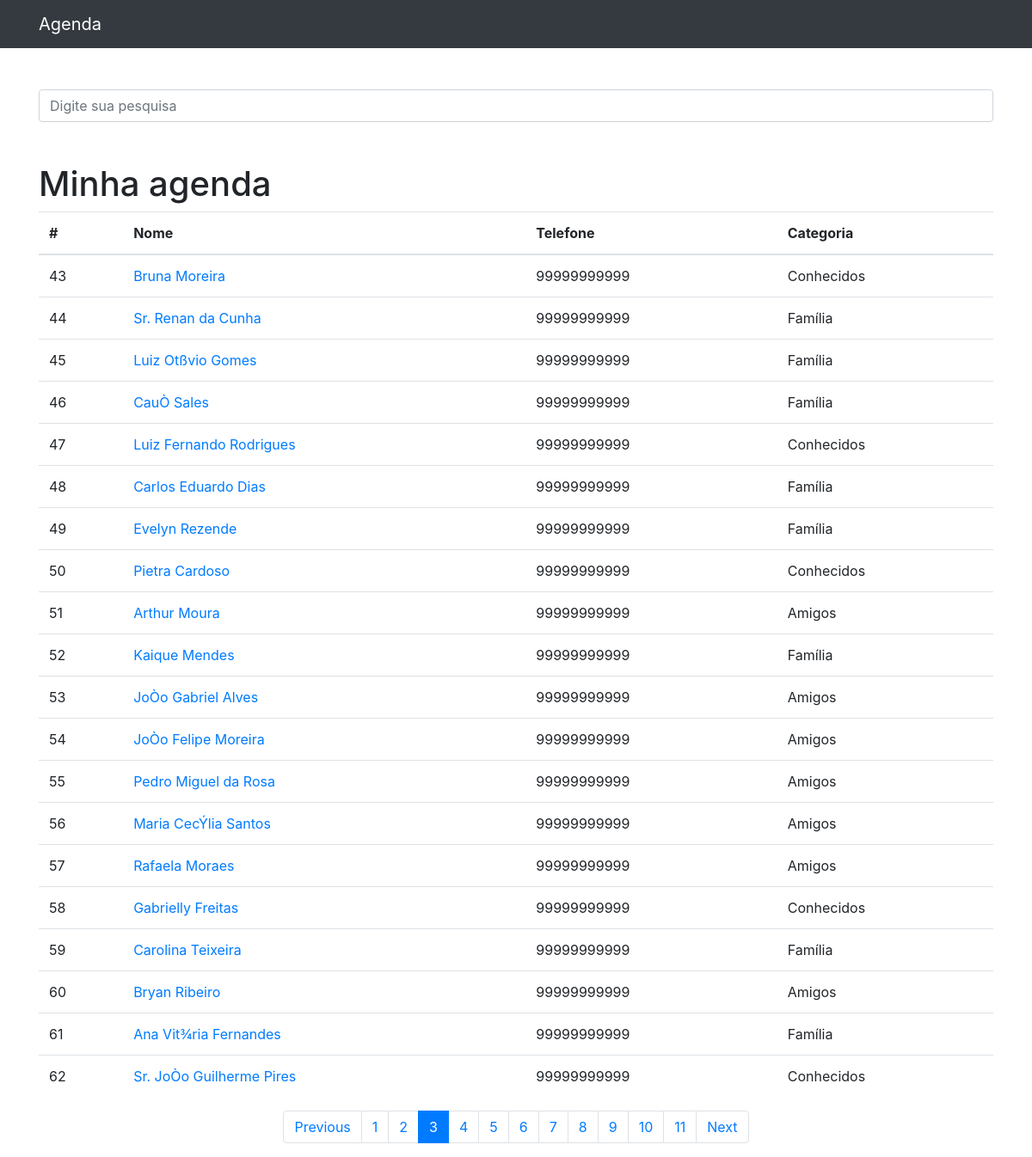
The page /?p=3&termo= on the database its author committed.
### contatos/models.py (models this page shows, shortened)
class Contato(models.Model):
    nome = models.CharField(max_length=255)
    sobrenome = models.CharField(max_length=255, blank=True)
    telefone = models.CharField(max_length=11)
    email = models.CharField(max_length=255,blank=True)
    data_criacao = models.DateTimeField(default=timezone.now)
    descricao = models.TextField(blank=True)
    categoria = models.ForeignKey(Categoria, on_delete=models.DO_NOTHING)
    mostrar = models.BooleanField(default=True)
    foto = models.ImageField(
                            blank=True,
                            upload_to='fotos/%Y/%m/%d' # cria uma pasta para cada dia em que acontecer um upload
                            )                           # posso configurar da forma que eu desejar

class Categoria(models.Model):
    nome = models.CharField(max_length=255)

### contatos/views.py (the view)
# urls.py: path('', views.index,name='index'),
def index(request):
    contatos = Contato.objects.order_by('id').filter(mostrar=True) # Filtrando contatos que tenham o campo mostrar igual a True
    paginator = Paginator(contatos,20)
    page = request.GET.get('p')
    contatos = paginator.get_page(page)
    return render(request,'contatos/index.html',{
        'contatos': contatos
    })

### contatos/templates/contatos/index.html (shortened to what this page needs)
{% extends "base.html" %}
{% block conteudo %}
  <h1 class="mt-5">Minha agenda</h1>
  <table class="table">
    <thead>
      <tr>
        <th>#</th>
        <th>Nome</th>
        <th>Telefone</th>
        <th>Categoria</th>
      </tr>
    </thead>
    <tbody>
      {% for contato in contatos %}
          <tr>
            <td>{{contato.id}}</td>
            <td>
              <a href="{% url 'ver_contato' contato.id  %}"> {{contato.nome}} {{contato.sobrenome}}</a>
            </td>
            <td>{{contato.telefone}}</td>
            <td>{{contato.categoria.nome}}</td>
          </tr>
      {% endfor %}
    </tbody>
  </table>
  <nav aria-label="Page navigation example">
    <ul class="pagination justify-content-center">
      {% if contatos.has_previous %}
        <li class="page-item">
          <a class="page-link"
            href="?p={{ contatos.previous_page_number }}&termo={{ request.GET.termo }}">Previous</a>
        </li>
      {% endif %}
      {% for pagina in contatos.paginator.page_range %}
        {% if contatos.number == pagina %}
          <li class="page-item active">
            <a class="page-link" style ="cursor: pointer;" >{{pagina}}</a>
          </li>
        {% else %}
          <li class="page-item">
            <a class="page-link" href="?p={{pagina}}&termo={{ request.GET.termo }}">{{pagina}}</a>
          </li>
        {% endif %}
      {% endfor %}
      {% if contatos.has_next %}
        <li class="page-item">
          <a class="page-link" href="?p={{ contatos.next_page_number }}&termo={{ request.GET.termo }}">Next</a>
        </li>
      {% endif %}
    </ul>
  </nav>
{% endblock conteudo %}

### rows shown on the page
Contato: id "43", nome "Bruna", sobrenome "Moreira", telefone "99999999999", categoria.nome "Conhecidos"
Contato: id "44", nome "Sr.", sobrenome "Renan da Cunha", telefone "99999999999", categoria.nome "Família"
Contato: id "45", nome "Luiz", sobrenome "Otßvio Gomes", telefone "99999999999", categoria.nome "Família"
Contato: id "46", nome "CauÒ", sobrenome "Sales", telefone "99999999999", categoria.nome "Família"
Contato: id "47", nome "Luiz", sobrenome "Fernando Rodrigues", telefone "99999999999", categoria.nome "Conhecidos"
Contato: id "48", nome "Carlos", sobrenome "Eduardo Dias", telefone "99999999999", categoria.nome "Família"
Contato: id "49", nome "Evelyn", sobrenome "Rezende", telefone "99999999999", categoria.nome "Família"
Contato: id "50", nome "Pietra", sobrenome "Cardoso", telefone "99999999999", categoria.nome "Conhecidos"
Contato: id "51", nome "Arthur", sobrenome "Moura", telefone "99999999999", categoria.nome "Amigos"
Contato: id "52", nome "Kaique", sobrenome "Mendes", telefone "99999999999", categoria.nome "Família"
Contato: id "53", nome "JoÒo", sobrenome "Gabriel Alves", telefone "99999999999", categoria.nome "Amigos"
Contato: id "54", nome "JoÒo", sobrenome "Felipe Moreira", telefone "99999999999", categoria.nome "Amigos"
Contato: id "55", nome "Pedro", sobrenome "Miguel da Rosa", telefone "99999999999", categoria.nome "Amigos"
Contato: id "56", nome "Maria", sobrenome "CecÝlia Santos", telefone "99999999999", categoria.nome "Amigos"
Contato: id "57", nome "Rafaela", sobrenome "Moraes", telefone "99999999999", categoria.nome "Amigos"
Contato: id "58", nome "Gabrielly", sobrenome "Freitas", telefone "99999999999", categoria.nome "Conhecidos"
Contato: id "59", nome "Carolina", sobrenome "Teixeira", telefone "99999999999", categoria.nome "Família"
Contato: id "60", nome "Bryan", sobrenome "Ribeiro", telefone "99999999999", categoria.nome "Amigos"
Contato: id "61", nome "Ana", sobrenome "Vit¾ria Fernandes", telefone "99999999999", categoria.nome "Família"
Contato: id "62", nome "Sr.", sobrenome "JoÒo Guilherme Pires", telefone "99999999999", categoria.nome "Conhecidos"

### other values the page prints
{{ pagina }} "1" "2" "4" "5" "6" "7" "8" "9" "10" "11"
{{ pagina }} "3"
